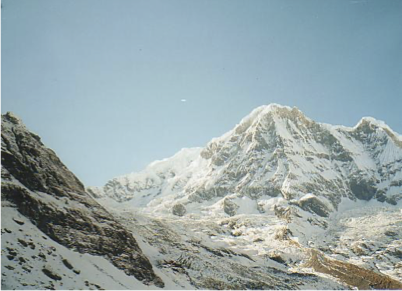
#> input picture CS5330_Part-1-main/images/mountain1.png, 402 x 291 px
$ python stitch_images_sift_s.py
#> lines starting #> are read from the running program, lines starting #| are printed output that depends on the picture
#> in main, img1 is the input picture: shape (291, 402, 3); mean B, G, R 168.7, 166.3, 150.5
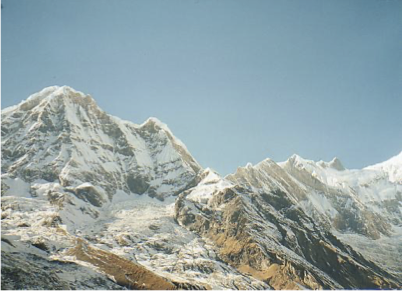
#> input picture CS5330_Part-1-main/images/mountain2.png, 402 x 291 px
#> in main, img2 is the input picture: shape (291, 402, 3); mean B, G, R 164.5, 162.7, 146.6
import cv2
import matplotlib.pyplot as plt
import numpy as np

def stitch_images_sift(image1, image2):
    # Convert images to grayscale
    gray1 = cv2.cvtColor(image1, cv2.COLOR_BGR2GRAY)
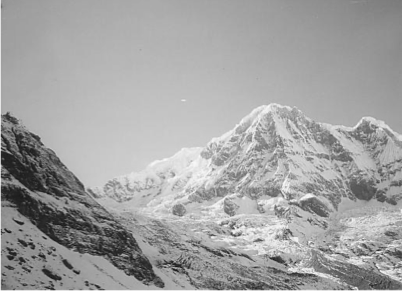
#> gray1: shape (291, 402); min 14, max 249, mean 161.8
    gray2 = cv2.cvtColor(image2, cv2.COLOR_BGR2GRAY)
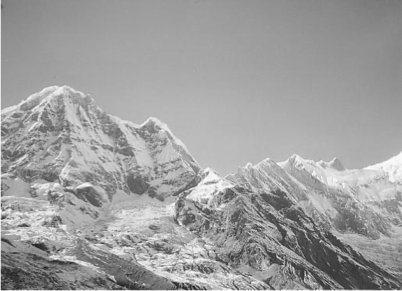
#> gray2: shape (291, 402); min 25, max 255, mean 158.1

    # Detect SIFT keypoints and descriptors
    sift = cv2.SIFT_create()
    keypoints1, descriptors1 = sift.detectAndCompute(gray1, None)
#> keypoints1 = 944 keypoints; strongest (x, y, size): (98, 287, 2.5), (21, 223, 2.6), (9, 232, 2), (278, 259, 4.9)
    keypoints2, descriptors2 = sift.detectAndCompute(gray2, None)
#> keypoints2 = 1024 keypoints; strongest (x, y, size): (3, 217, 2.6), (24, 225, 3.1), (168, 270, 2.3), (194, 288, 1.9)

    # Match features using the BFMatcher with the L2 norm
    bf = cv2.BFMatcher(cv2.NORM_L2, crossCheck=True)
    matches = bf.match(descriptors1, descriptors2)
#> matches = 422 matches

    # Sort matches by distance (best matches first)
    matches = sorted(matches, key=lambda x: x.distance)

    # Extract the matched keypoints
    points1 = np.zeros((len(matches), 2), dtype=np.float32)
#> points1 = 422 pairs, first value 0 to 0, second value 0 to 0
    points2 = np.zeros((len(matches), 2), dtype=np.float32)
#> points2 = 422 pairs, first value 0 to 0, second value 0 to 0

    for i, match in enumerate(matches):
        points1[i, :] = keypoints1[match.queryIdx].pt
        points2[i, :] = keypoints2[match.trainIdx].pt
#> after the loop, points1 = 422 pairs, first value 2.58 to 397.5, second value 105.9 to 287.5; points2 = 422 pairs, first value 2.78 to 395.8, second value 87.57 to 288.1

    # Compute the homography matrix using RANSAC
    H, mask = cv2.findHomography(points2, points1, cv2.RANSAC)
#> H = [[0.59, 0.132, 201.2], [-0.284, 0.861, 40.4], [-0.00095, -0.000132, 1]]; mask = 422 values, max 1 at index 0, min 0 at index 202, mean 0.562

    # Warp the second image to align with the first image
    height1, width1 = image1.shape[:2]
#> height1 = 291; width1 = 402
    height2, width2 = image2.shape[:2]
#> height2 = 291; width2 = 402
    warped_image2 = cv2.warpPerspective(image2, H, (width1 + width2, height1))
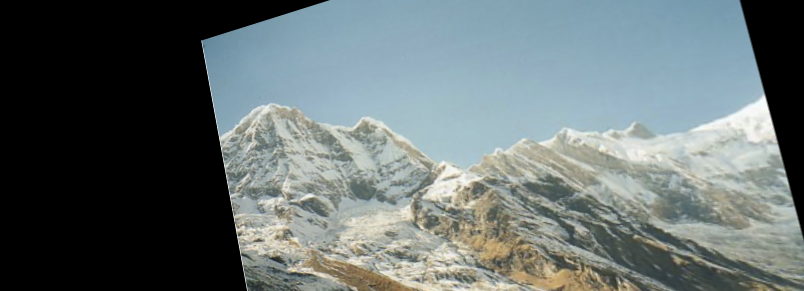
#> warped_image2: shape (291, 804, 3); mean B, G, R 112.6, 112.2, 102

    # Combine the images to create a panorama
    panorama = np.zeros((height1, width1 + width2, 3), dtype=np.uint8)
    panorama[0:height1, 0:width1] = image1
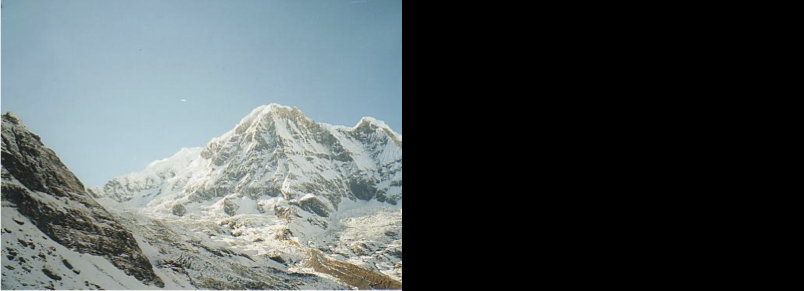
#> panorama: shape (291, 804, 3); mean B, G, R 84.4, 83.1, 75.3
    panorama[0:height1, 0:width1 + width2] = np.maximum(panorama[0:height1, 0:width1 + width2], warped_image2)
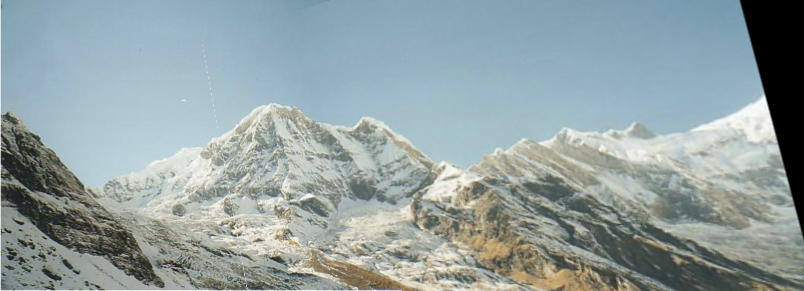
#> panorama: shape (291, 804, 3); mean B, G, R 162.2, 161.1, 146.7

    return panorama

def main():
    # Load images
    img1 = cv2.imread('../images/mountain1.png')
    img2 = cv2.imread('../images/mountain2.png')

    # Stitch the images
    stitched_image = stitch_images_sift(img1, img2)

    # display the stitched image
    plt.imshow(stitched_image, cmap='gray')
    plt.axis('off')

    plt.show()

if __name__ == '__main__':
    main()
